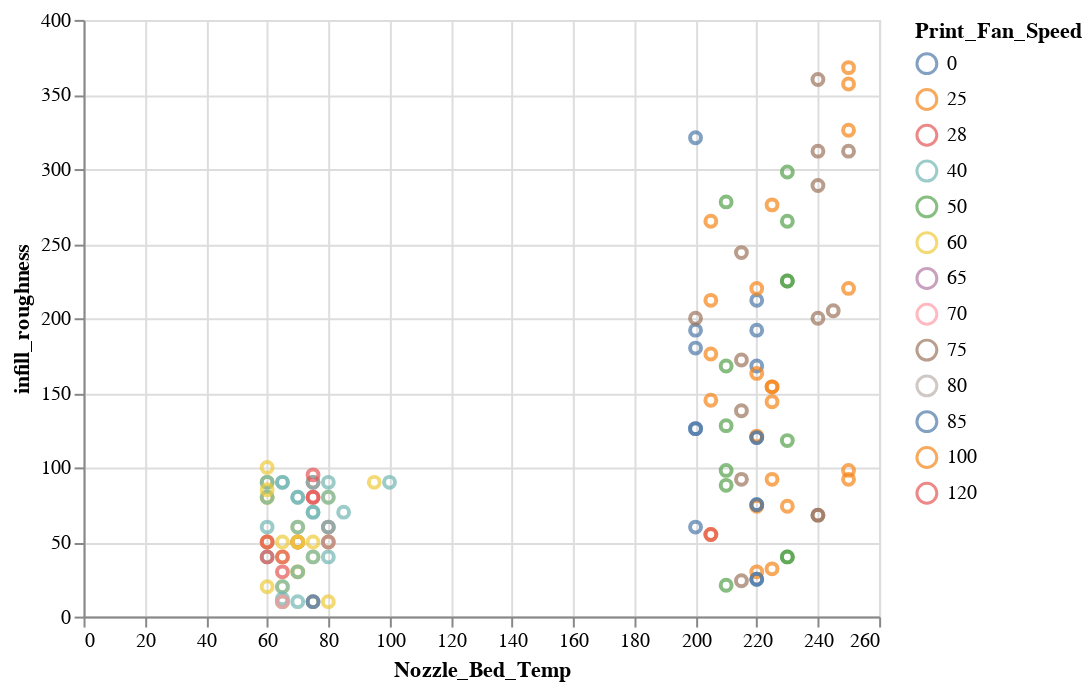

Write notebook code for a chart like this one.
### Code cell
# First graph

alt.Chart(new_df).mark_point().encode(
  x='Nozzle_Bed_Temp',
  y='infill_roughness',
  color= 'Print_Fan_Speed:N'
).interactive()

### Figure 1 — Vega-Lite specification as saved in the notebook (floating-point values rounded to 4 significant figures; data arrays with more than 128 entries replaced by an {"elided": "..."} marker saying what was removed)
{"config": {"view": {"continuousWidth": 400, "continuousHeight": 300}}, "data": {"name": "data-5167cea56affb5d0891cc832fa285ac4"}, "mark": "point", "encoding": {"color": {"type": "nominal", "field": "Print_Fan_Speed"}, "x": {"type": "quantitative", "field": "Nozzle_Bed_Temp"}, "y": {"type": "quantitative", "field": "infill_roughness"}}, "selection": {"selector025": {"type": "interval", "bind": "scales", "encodings": ["x", "y"]}}, "$schema": "https://vega.github.io/schema/vega-lite/v4.8.1.json", "datasets": {"data-5167cea56affb5d0891cc832fa285ac4": {"elided": "132 records"}}}
